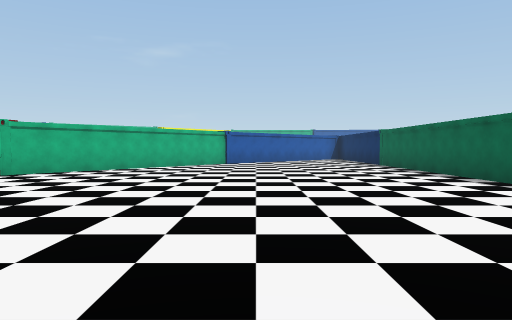
View 1 (above)

16 first-person views from a walk through a Unity game level. The camera is 1.2 m above the floor, tilts 2° down and sees 70° across. The floor is counted in squares, 2 m on a side. Each view is taken from the middle of a square. On the plan, view 1 faces up. The plan holds only what a view shows up to about 10 squares ahead; the rest is blank. The place goes on beyond the plan.

View 2
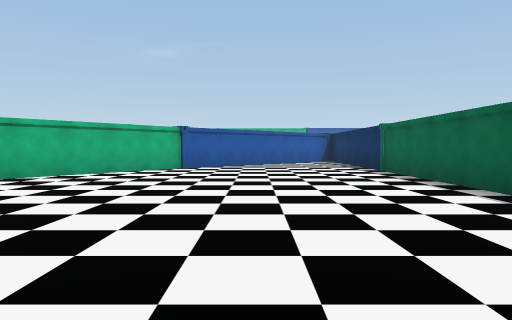

View 3
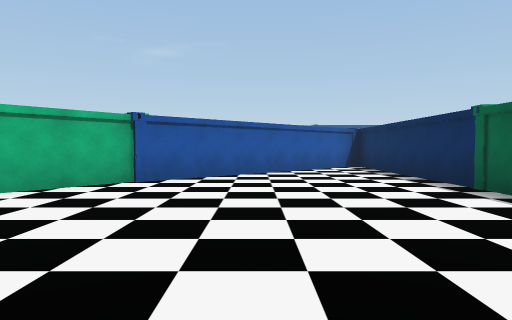

View 4
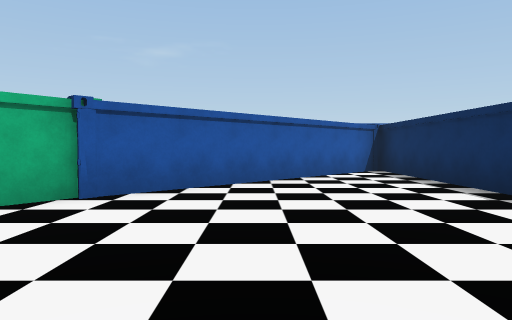

View 5
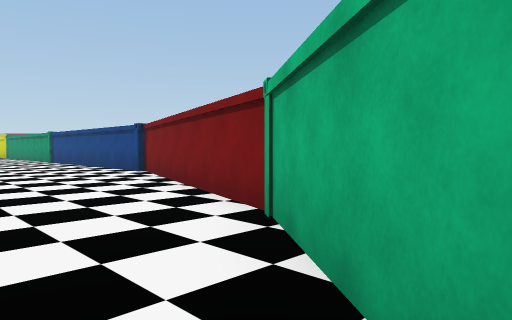

View 6
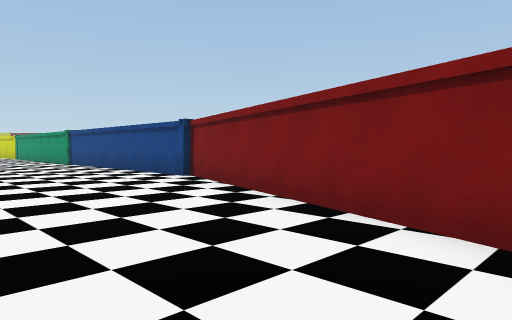

View 7
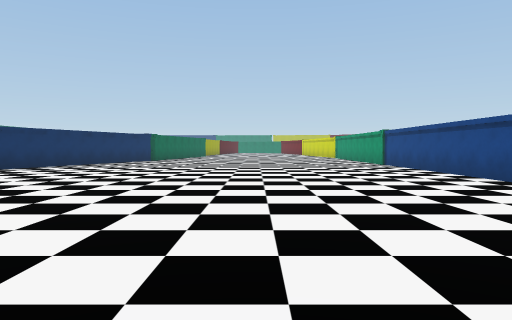

View 8
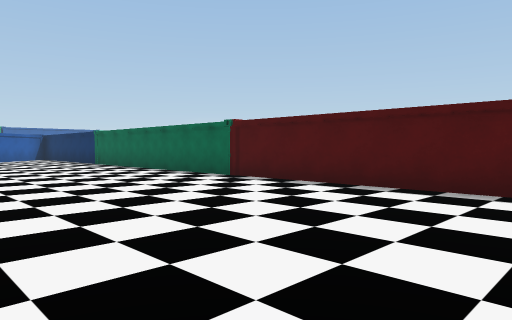

View 9
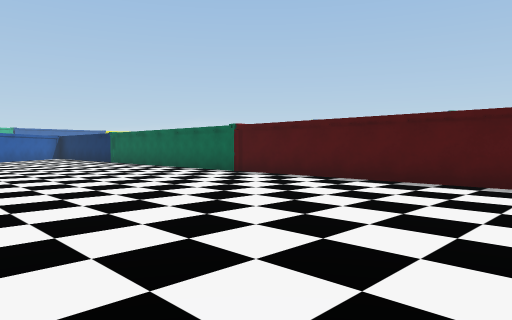

View 10
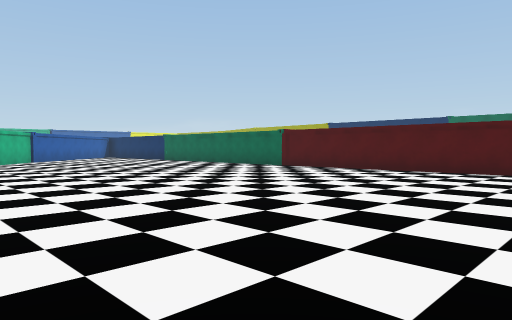

View 11
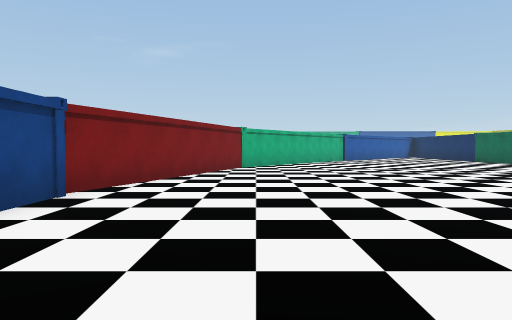

View 12
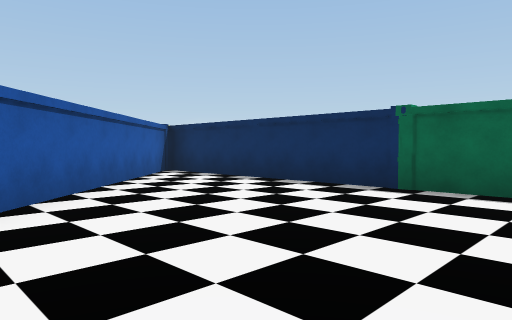

View 13
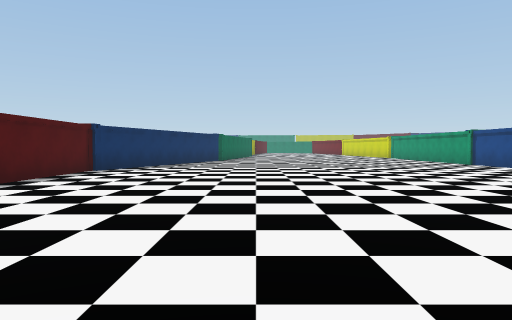

View 14
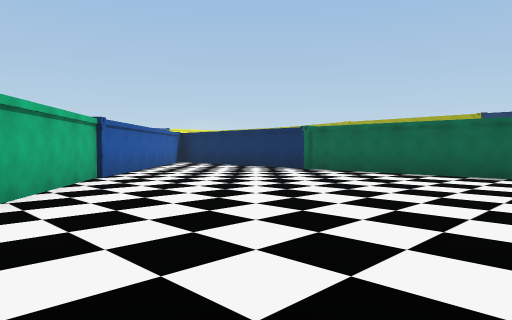

View 15
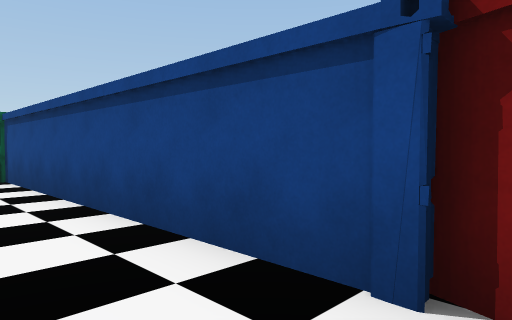

View 16
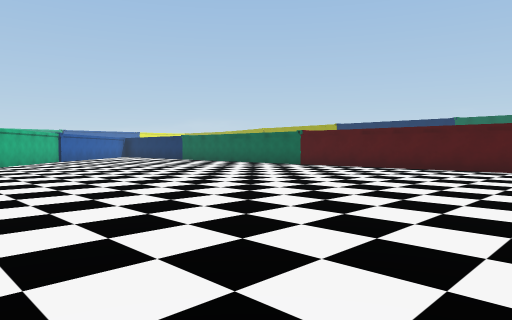

### Floor plan
Key: @ floor where view 1 was taken; # wall or solid block; . floor; O other object.
Columns run from 8 left of view 1 to 5 right of it. Each row starts with its distance up from view 1.
 19             #
 18            O##
 17           O..#
 16          O...#
 15         O....#
 14        O.....#
 13       #......#
 12      ##.....##
 11     ##......#
 10    ##.......#
  9    #........#
  8   ##........#
  7   #.........#
  6  ##.........#
  5  #..........##
  4  #...........#
  3 ##...........#
  2 #............#
  1 #............#
  0 #.......@....#
 -1 #............#
 -2 #............#
 -3 #...........##

Positions as (right, up) in squares from view 1, and headings:
1: (0, 0), facing up
2: (1, 3), facing up
3: (1, 7), facing up
4: (1, 9), facing up
5: (-3, 10), facing down-left
6: (-3, 8), facing down-left
7: (-3, 7), facing down
8: (-1, -1), facing up-right
9: (-2, -2), facing up-right
10: (-5, -3), facing up-right
11: (-5, -3), facing up
12: (-1, 10), facing up-right
13: (0, 7), facing down
14: (-4, 6), facing up-right
15: (-6, 2), facing down-left
16: (-6, -3), facing up-right
